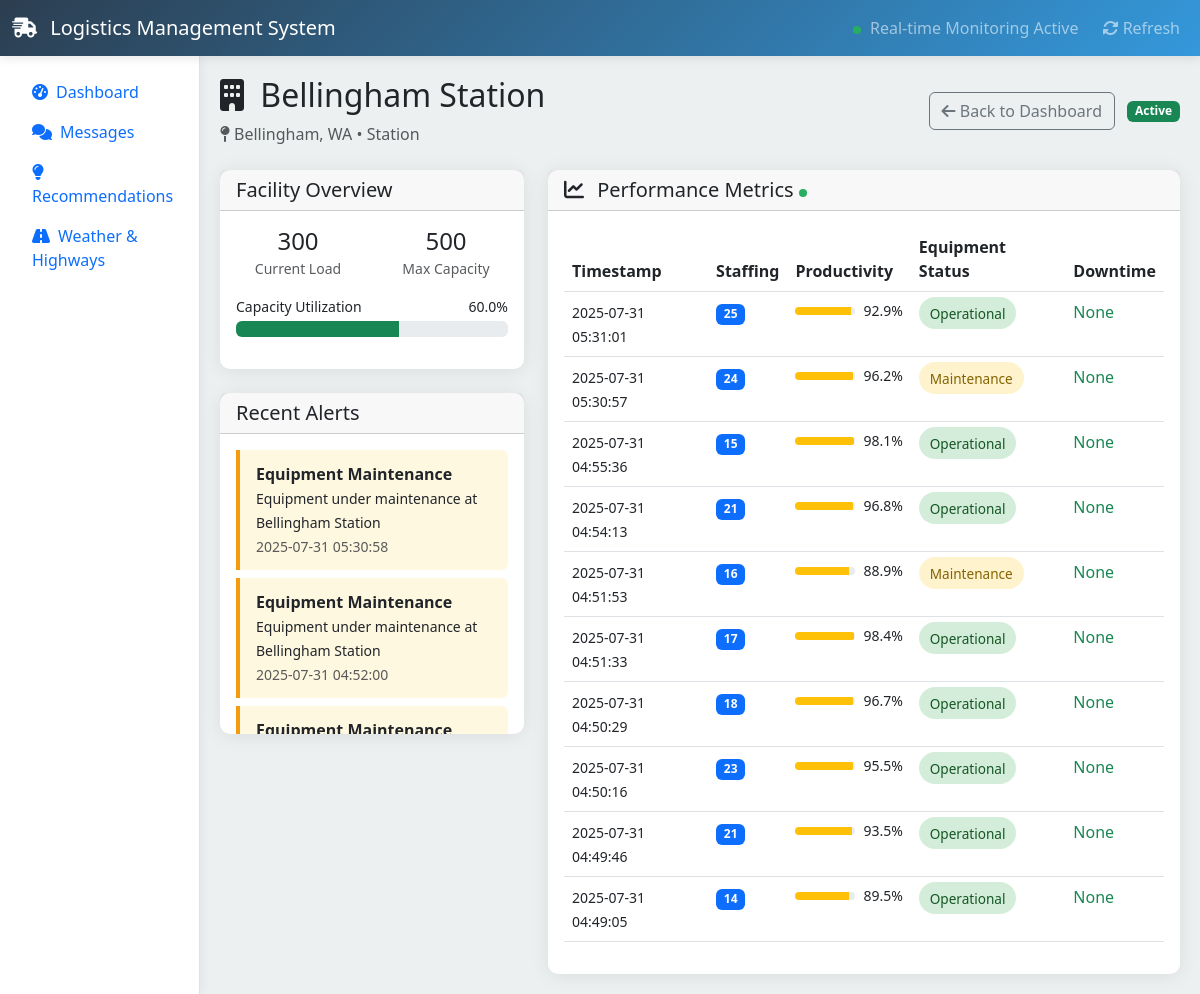
The page /facility/54 on the database as committed earlier.
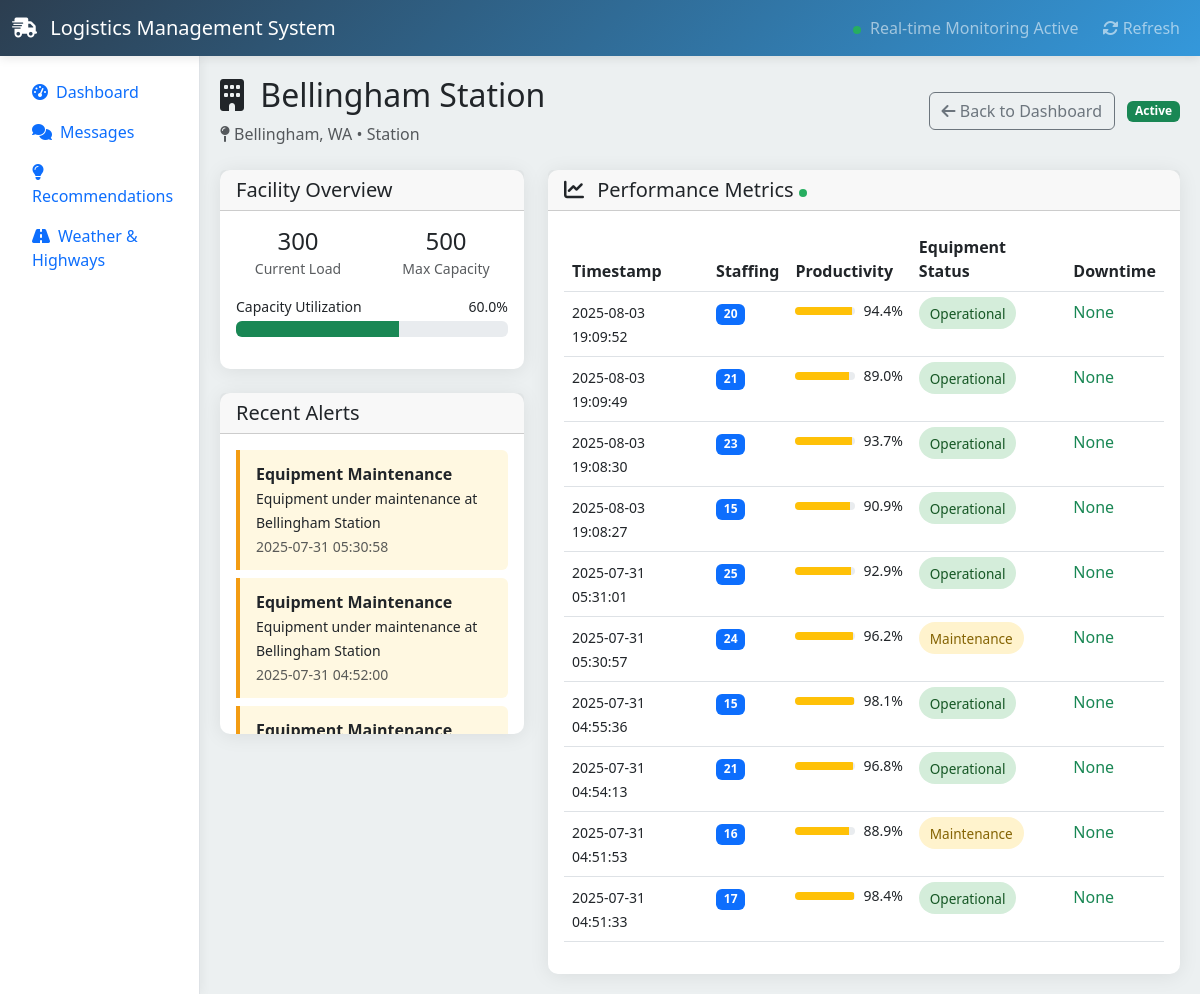
The same page on the database as committed later.
### tables this page shows
CREATE TABLE alerts (
        id INTEGER PRIMARY KEY AUTOINCREMENT,
        facility_id INTEGER,
        alert_type TEXT NOT NULL,
        message TEXT NOT NULL,
        severity TEXT DEFAULT 'info',
        resolved BOOLEAN DEFAULT FALSE,
        created_at TIMESTAMP DEFAULT CURRENT_TIMESTAMP,
        FOREIGN KEY (facility_id) REFERENCES facilities (id)
    );

CREATE TABLE facility_metrics (
        id INTEGER PRIMARY KEY AUTOINCREMENT,
        facility_id INTEGER,
        staffing_level INTEGER,
        productivity_rate REAL,
        equipment_status TEXT,
        downtime_minutes INTEGER DEFAULT 0,
        delivery_timeliness REAL DEFAULT 95.0,
        timestamp TIMESTAMP DEFAULT CURRENT_TIMESTAMP,
        FOREIGN KEY (facility_id) REFERENCES facilities (id)
    );

### web/routes.py (the view)
    @app.route("/facility/<int:facility_id>")
    def facility_detail(facility_id):
        facility = FacilityDB.get_facility_by_id(facility_id)
        if not facility:
            flash("Facility not found", "error")
            return redirect(url_for("dashboard"))
        metrics = MetricsDB.get_facility_metrics(facility_id, 24)
        if not isinstance(metrics, list):
            metrics = []
        alerts = AlertsDB.get_facility_alerts(facility_id, 10)
        return render_template(
            "facility_detail.html", facility=facility, metrics=metrics, alerts=alerts
        )

### database/logic.py (called while the page is built)
def get_db_connection():
    conn = sqlite3.connect(DATABASE, timeout=30.0)  # 30-second timeout
    conn.row_factory = sqlite3.Row
    conn.execute("PRAGMA journal_mode=WAL")
    conn.execute("PRAGMA synchronous=NORMAL")
    conn.execute("PRAGMA temp_store=memory")
    conn.execute("PRAGMA mmap_size=268435456")  # 256MB mmap
    return conn

    @staticmethod
    def get_facility_by_id(facility_id: int):
        conn = get_db_connection()
        facility = conn.execute(GET_FACILITY_BY_ID, (facility_id,)).fetchone()
        conn.close()
        return facility

    @staticmethod
    def get_facility_metrics(facility_id: int, limit: int = 24) -> List[sqlite3.Row]:
        conn = get_db_connection()
        metrics = conn.execute(GET_FACILITY_METRICS, (facility_id, limit)).fetchall()
        conn.close()
        return metrics

    @staticmethod
    def get_facility_alerts(facility_id: int, limit: int = 10):
        conn = get_db_connection()
        alerts = conn.execute(GET_FACILITY_ALERTS, (facility_id, limit)).fetchall()
        conn.close()
        return alerts

### templates/facility_detail.html (shortened to what the changed rows need)
{% extends "base.html" %}
{% block content %}
<div class="d-flex justify-content-between align-items-center mb-4">
    <div>
        <h2>
            <i class="fas fa-building me-2"></i>
            {{ facility.name }}
        </h2>
    </div>
</div>
<div class="row">
    <div class="col-lg-4">
        <div class="card">
            <div class="card-body" style="max-height: 300px; overflow-y: auto;">
                {% if alerts %}
                    {% for alert in alerts %}
                    <div class="alert-item alert-{{ alert.severity }} mb-2">
                        <strong>{{ alert.alert_type.replace('_', ' ').title() }}</strong><br>
                        <small>{{ alert.message }}</small><br>
                        <small class="text-muted">{{ alert.created_at }}</small>
                    </div>
                    {% endfor %}
                {% else %}
                    <p class="text-muted">No recent alerts for this facility</p>
                {% endif %}
            </div>
        </div>
    </div>
    <div class="col-lg-8">
        <div class="card">
            <div class="card-body">
                {% if metrics %}
                <div class="table-responsive">
                    <table class="table table-hover">
                        <thead>
                            <tr>
                                <th>Timestamp</th>
                                <th>Staffing</th>
                                <th>Productivity</th>
                                <th>Equipment Status</th>
                                <th>Downtime</th>
                            </tr>
                        </thead>
                        <tbody>
                            {% for metric in metrics[:10] %}
                            <tr>
                                <td>
                                    <small>{{ metric.timestamp }}</small>
                                </td>
                                <td>
                                    <span class="badge bg-primary">{{ metric.staffing_level }}</span>
                                </td>
                                <td>
                                    <div class="d-flex align-items-center">
                                        <div class="productivity-bar me-2" style="width: 60px;">
                                            <div class="productivity-fill bg-{% if metric.productivity_rate >= 1.0 %}success{% elif metric.productivity_rate >= 0.8 %}warning{% else %}danger{% endif %}"
                                                 style="width: {{ ((metric.productivity_rate * 100) if metric.productivity_rate * 100 < 100 else 100) }}%"></div>
                                        </div>
                                        <small>{{ (metric.productivity_rate * 100)|round(1) }}%</small>
                                    </div>
                                </td>
                                <td>
                                    <span class="metric-badge status-{{ metric.equipment_status.lower().replace(' ', '') }}">
                                        {{ metric.equipment_status }}
                                    </span>
                                </td>
                                <td>
                                    {% if metric.downtime_minutes > 0 %}
                                    <span class="text-warning">{{ metric.downtime_minutes }} min</span>
                                    {% else %}
                                    <span class="text-success">None</span>
                                    {% endif %}
                                </td>
                            </tr>
                            {% endfor %}
                        </tbody>
                    </table>
                </div>
                {% else %}
                <div class="text-center py-4">
                    <i class="fas fa-chart-line fa-3x text-muted mb-3"></i>
                    <p class="text-muted">No metrics data available for this facility</p>
                </div>
                {% endif %}
            </div>
        </div>
    </div>
</div>
{% endblock %}

Rows that differ between the two databases and show on the page:
no longer on this page (row unchanged): facility_metrics: timestamp "2025-07-31 04:50:29", staffing_level "18", (metric.productivity_rate*100)|round(1) "96.7", equipment_status "Operational", downtime_minutes "None"
no longer on this page (row unchanged): facility_metrics: timestamp "2025-07-31 04:50:16", staffing_level "23", (metric.productivity_rate*100)|round(1) "95.5", equipment_status "Operational", downtime_minutes "None"
no longer on this page (row unchanged): facility_metrics: timestamp "2025-07-31 04:49:46", staffing_level "21", (metric.productivity_rate*100)|round(1) "93.5", equipment_status "Operational", downtime_minutes "None"
no longer on this page (row unchanged): facility_metrics: timestamp "2025-07-31 04:49:05", staffing_level "14", (metric.productivity_rate*100)|round(1) "89.5", equipment_status "Operational", downtime_minutes "None"
added facility_metrics: timestamp "2025-08-03 19:09:52", staffing_level "20", (metric.productivity_rate*100)|round(1) "94.4", equipment_status "Operational", downtime_minutes "None"
added facility_metrics: timestamp "2025-08-03 19:09:49", staffing_level "21", (metric.productivity_rate*100)|round(1) "89.0", equipment_status "Operational", downtime_minutes "None"
added facility_metrics: timestamp "2025-08-03 19:08:30", staffing_level "23", (metric.productivity_rate*100)|round(1) "93.7", equipment_status "Operational", downtime_minutes "None"
added facility_metrics: timestamp "2025-08-03 19:08:27", staffing_level "15", (metric.productivity_rate*100)|round(1) "90.9", equipment_status "Operational", downtime_minutes "None"
